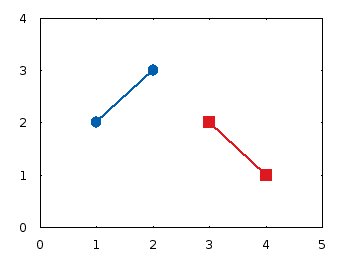

Reproduce this figure in gnuplot.
# clear; gnuplot plotting_data3.gp; rm *~; open plotting_data3.png


set terminal png size 350,262 enhanced font 'Verdana,10'
set output 'plotting_data3.png'


# color definitions
set border linewidth 1.5
set style line 1 lc rgb '#0060ad' lt 1 lw 2 pt 7 ps 1.5 # --- blue
set style line 2 lc rgb '#dd181f' lt 1 lw 2 pt 5 ps 1.5 # --- red

unset key

set ytics 1
set tics scale 0.75

set xrange [0:5]
set yrange [0:4]

plot 'plotting_data3.dat' index 0 with linespoints ls 1, \
     ''                   index 1 with linespoints ls 2
